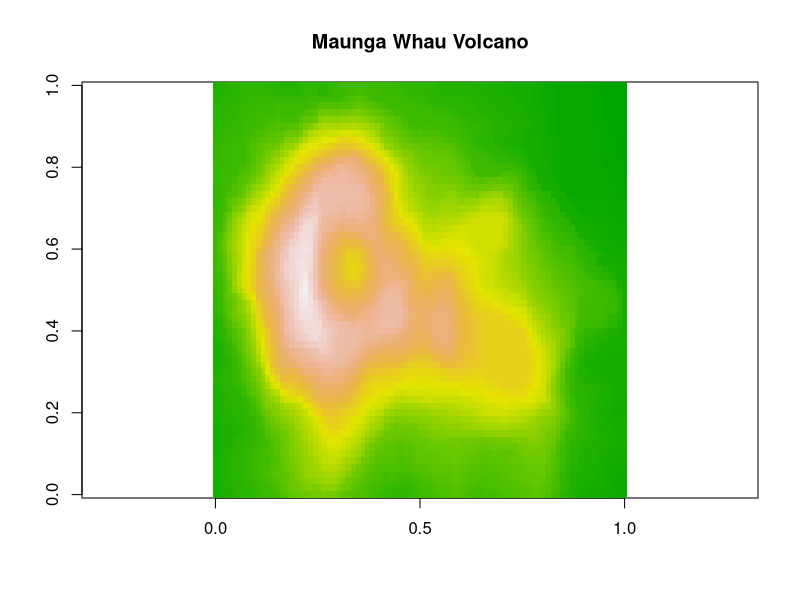
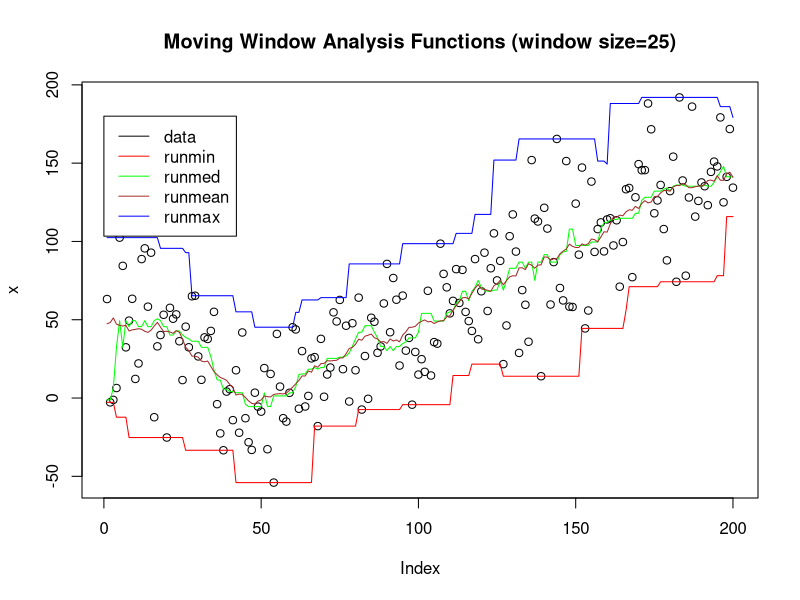

Recreate these plots in R, in order.
library(caTools)


### Name: caTools-package
### Title: Tools: moving window statistics, GIF, Base64, ROC AUC, etc.
### Aliases: caTools-package caTools
### Keywords: package

### ** Examples

  # GIF image read & write
  write.gif( volcano, "volcano.gif", col=terrain.colors, flip=TRUE, 
           scale="always", comment="Maunga Whau Volcano")
  y = read.gif("volcano.gif", verbose=TRUE, flip=TRUE)
  image(y$image, col=y$col, main=y$comment, asp=1)

  # test runmin, runmax and runmed
  k=25; n=200;
  x = rnorm(n,sd=30) + abs(seq(n)-n/4)
  col = c("black", "red", "green", "brown", "blue", "magenta", "cyan")
  plot(x, col=col[1], main = "Moving Window Analysis Functions (window size=25)")
  lines(runmin (x,k), col=col[2])
  lines(runmed (x,k), col=col[3])
  lines(runmean(x,k), col=col[4])
  lines(runmax (x,k), col=col[5])
  legend(0,.9*n, c("data", "runmin", "runmed", "runmean", "runmax"), col=col, lty=1 )

  # sum vs. sumexact
  x = c(1, 1e20, 1e40, -1e40, -1e20, -1)
  a = sum(x);         print(a)
  b = sumexact(x);    print(b)
